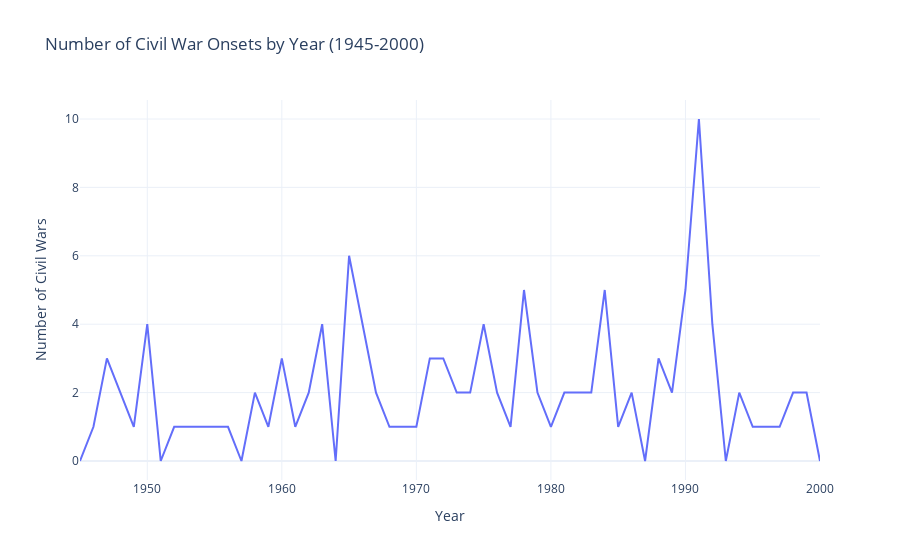

The code cell stored with this chart in its notebook:
### Code cell
# Create a figure showing the distribution of civil wars over time
civil_wars_by_year = df.groupby('year')['warstds'].sum().reset_index()
civil_wars_by_year.columns = ['Year', 'Number of Civil Wars']

fig1 = px.line(civil_wars_by_year, x='Year', y='Number of Civil Wars', 
              title='Number of Civil War Onsets by Year (1945-2000)')
fig1.update_layout(template='plotly_white')
fig1.show()

### Figure 1 — Plotly figure (JSON) as saved in the notebook; plotly's stock layout.template omitted (floating-point values rounded to 4 significant figures)
{"data": [{"hovertemplate": "Year=%{x}<br>Number of Civil Wars=%{y}<extra></extra>", "legendgroup": "", "line": {"color": "#636efa", "dash": "solid"}, "marker": {"symbol": "circle"}, "mode": "lines", "name": "", "orientation": "v", "showlegend": false, "type": "scatter", "x": [1945, 1946, 1947, 1948, 1949, 1950, 1951, 1952, 1953, 1954, 1955, 1956, 1957, 1958, 1959, 1960, 1961, 1962, 1963, 1964, 1965, 1966, 1967, 1968, 1969, 1970, 1971, 1972, 1973, 1974, 1975, 1976, 1977, 1978, 1979, 1980, 1981, 1982, 1983, 1984, 1985, 1986, 1987, 1988, 1989, 1990, 1991, 1992, 1993, 1994, 1995, 1996, 1997, 1998, 1999, 2000], "xaxis": "x", "y": [0, 1, 3, 2, 1, 4, 0, 1, 1, 1, 1, 1, 0, 2, 1, 3, 1, 2, 4, 0, 6, 4, 2, 1, 1, 1, 3, 3, 2, 2, 4, 2, 1, 5, 2, 1, 2, 2, 2, 5, 1, 2, 0, 3, 2, 5, 10, 4, 0, 2, 1, 1, 1, 2, 2, 0], "yaxis": "y"}], "layout": {"legend": {"tracegroupgap": 0}, "title": {"text": "Number of Civil War Onsets by Year (1945-2000)"}, "xaxis": {"anchor": "y", "domain": [0, 1], "title": {"text": "Year"}}, "yaxis": {"anchor": "x", "domain": [0, 1], "title": {"text": "Number of Civil Wars"}}}}
